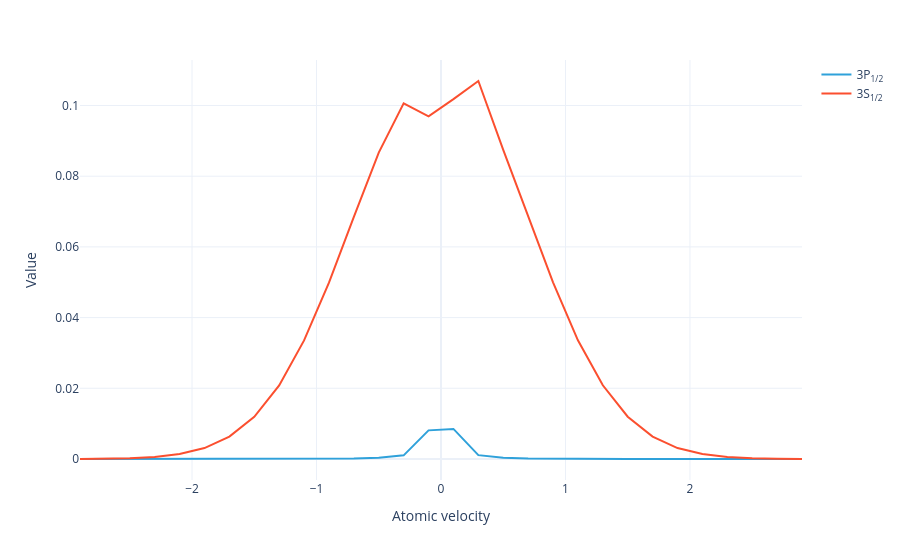

The notebook cell saved with this chart:
### Markdown cell above
Plot just the level populations:

### Code cell
#|notest
model.level_population(sol).visualize()

### Figure 1 — Plotly figure (JSON) as saved in the notebook; plotly's stock layout.template omitted (floating-point values rounded to 4 significant figures)
{"data": [{"hovertemplate": "Level=3P<sub>1/2</sub><br>Atomic velocity=%{x}<br>Value=%{y}<extra></extra>", "legendgroup": "3P<sub>1/2</sub>", "line": {"color": "#2fa1da", "dash": "solid"}, "marker": {"symbol": "circle"}, "mode": "lines", "name": "3P<sub>1/2</sub>", "orientation": "v", "showlegend": true, "type": "scatter", "x": [-2.9, -2.7, -2.5, -2.3, -2.1, -1.9, -1.7, -1.5, -1.3, -1.1, -0.9, -0.7, -0.5, -0.3, -0.1, 0.1, 0.3, 0.5, 0.7, 0.9, 1.1, 1.3, 1.5, 1.7, 1.9, 2.1, 2.3, 2.5, 2.7, 2.9], "xaxis": "x", "y": [3.172e-09, 1.101e-08, 3.573e-08, 1.085e-07, 3.093e-07, 8.297e-07, 2.103e-06, 5.068e-06, 1.17e-05, 2.617e-05, 5.787e-05, 0.0001308, 0.0003229, 0.00103, 0.0081, 0.008506, 0.001095, 0.0003257, 0.0001312, 5.797e-05, 2.62e-05, 1.171e-05, 5.071e-06, 2.104e-06, 8.3e-07, 3.094e-07, 1.086e-07, 3.574e-08, 1.102e-08, 3.173e-09], "yaxis": "y"}, {"hovertemplate": "Level=3S<sub>1/2</sub><br>Atomic velocity=%{x}<br>Value=%{y}<extra></extra>", "legendgroup": "3S<sub>1/2</sub>", "line": {"color": "#fb4f2f", "dash": "solid"}, "marker": {"symbol": "circle"}, "mode": "lines", "name": "3S<sub>1/2</sub>", "orientation": "v", "showlegend": true, "type": "scatter", "x": [-2.9, -2.7, -2.5, -2.3, -2.1, -1.9, -1.7, -1.5, -1.3, -1.1, -0.9, -0.7, -0.5, -0.3, -0.1, 0.1, 0.3, 0.5, 0.7, 0.9, 1.1, 1.3, 1.5, 1.7, 1.9, 2.1, 2.3, 2.5, 2.7, 2.9], "xaxis": "x", "y": [2.628e-05, 7.997e-05, 0.0002247, 0.0005832, 0.001398, 0.003094, 0.006327, 0.01195, 0.02083, 0.03355, 0.04989, 0.06849, 0.08669, 0.1006, 0.09695, 0.1018, 0.1069, 0.08745, 0.0687, 0.04997, 0.03359, 0.02085, 0.01195, 0.00633, 0.003096, 0.001398, 0.0005834, 0.0002248, 8e-05, 2.629e-05], "yaxis": "y"}], "layout": {"legend": {"title": {}, "tracegroupgap": 0}, "margin": {"t": 60}, "xaxis": {"anchor": "y", "domain": [0, 1], "title": {"text": "Atomic velocity"}}, "yaxis": {"anchor": "x", "domain": [0, 1], "title": {"text": "Value"}}}}
